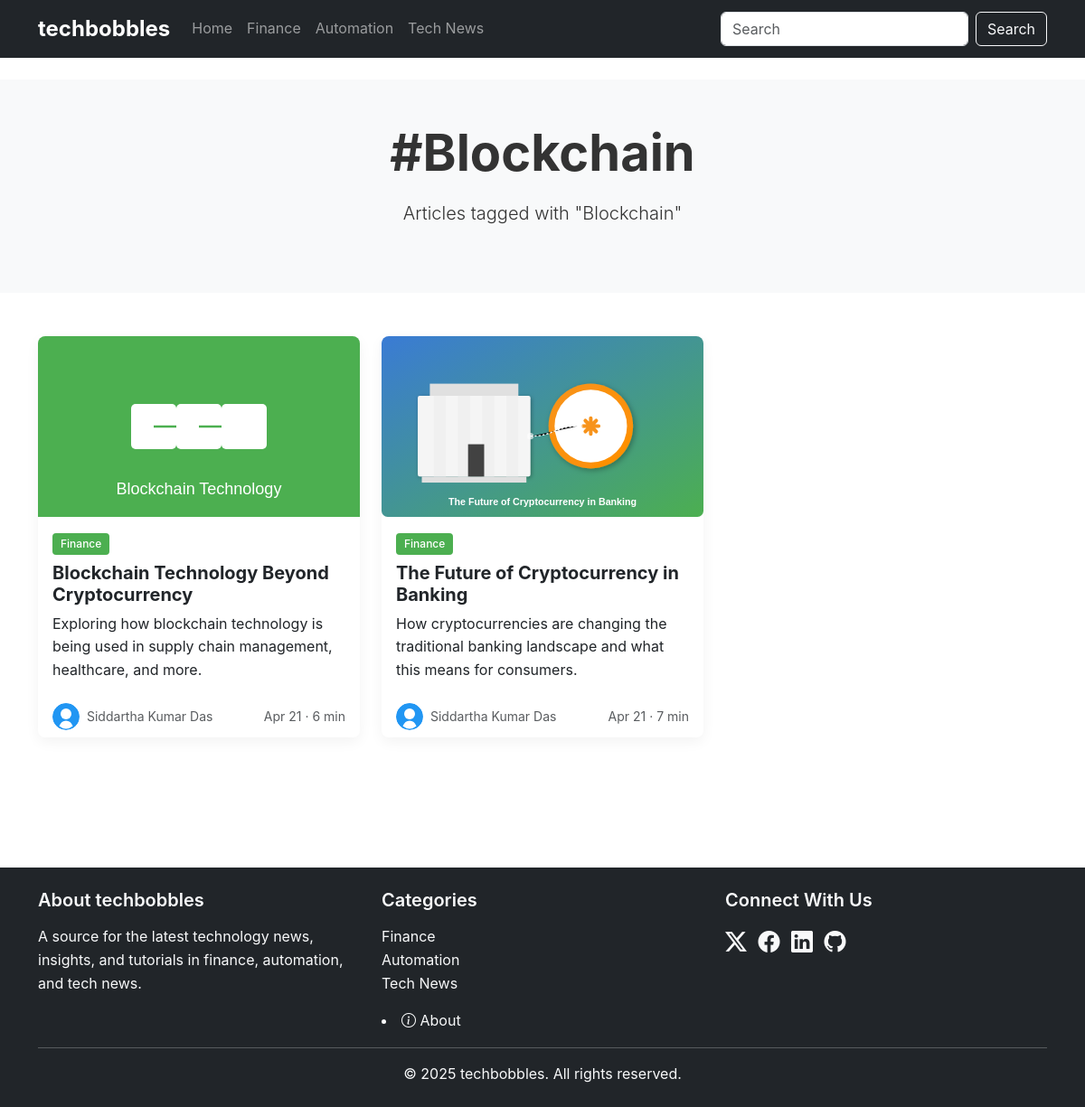
Page /topic/blockchain on the committed database.
### app.py (models this page shows)
class Category(db.Model):
    id = db.Column(db.Integer, primary_key=True)
    name = db.Column(db.String(50), nullable=False)
    slug = db.Column(db.String(50), unique=True, nullable=False)
    description = db.Column(db.String(200))
    color = db.Column(db.String(20))
    posts = db.relationship('Post', backref='category', lazy=True)

class Topic(db.Model):
    id = db.Column(db.Integer, primary_key=True)
    name = db.Column(db.String(50), nullable=False)
    slug = db.Column(db.String(50), unique=True, nullable=False)

class Post(db.Model):
    id = db.Column(db.Integer, primary_key=True)
    title = db.Column(db.String(200), nullable=False)
    slug = db.Column(db.String(200), unique=True, nullable=False)
    excerpt = db.Column(db.Text, nullable=False)
    content = db.Column(db.Text, nullable=False)
    publish_date = db.Column(db.DateTime, nullable=False, default=datetime.utcnow)
    read_time = db.Column(db.Integer, default=5)
    featured = db.Column(db.Boolean, default=False)
    featured_image = db.Column(db.String(200))
    category_id = db.Column(db.Integer, db.ForeignKey('category.id'), nullable=False)
    author_id = db.Column(db.Integer, db.ForeignKey('author.id'), nullable=False)
    topics = db.relationship('Topic', secondary='post_topics', backref=db.backref('posts', lazy='dynamic'))

class Author(db.Model):
    id = db.Column(db.Integer, primary_key=True)
    name = db.Column(db.String(100), nullable=False)
    email = db.Column(db.String(100), unique=True, nullable=False)
    bio = db.Column(db.Text)
    avatar = db.Column(db.String(200))
    posts = db.relationship('Post', backref='author', lazy=True)

### app.py (the view)
@app.route('/topic/<slug>')
def topic(slug):
    topic = Topic.query.filter_by(slug=slug).first_or_404()
    posts = topic.posts.order_by(Post.publish_date.desc()).all()
    return render_template('topic.html',
                           topic=topic,
                           posts=posts)

### app.py (called while the page is built)
@app.context_processor
def inject_now():
    return {'now': datetime.utcnow()}

@app.context_processor
def inject_categories():
    return {'categories': Category.query.all()}

### templates/topic.html (shortened to what this page needs)
{% extends 'base.html' %}
{% block content %}
<section class="py-5 bg-light">
    <div class="container">
        <div class="row justify-content-center">
            <div class="col-md-8 text-center">
                <h1 class="display-4 fw-bold mb-3">#{{ topic.name }}</h1>
                <p class="lead mb-4">Articles tagged with "{{ topic.name }}"</p>
            </div>
        </div>
    </div>
</section>
<section class="py-5">
    <div class="container">
        <div class="row">
            {% for post in posts %}
            <div class="col-md-6 col-lg-4 mb-4">
                <div class="card post-card h-100">
                    <img src="{{ post.featured_image }}" class="card-img-top" alt="{{ post.title }}">
                    <div class="card-body">
                        <div class="mb-2">
                            <span class="badge" style="background-color: {{ post.category.color }}">{{ post.category.name }}</span>
                        </div>
                        <h5 class="card-title">{{ post.title }}</h5>
                        <p class="card-text">{{ post.excerpt | truncate(120) }}</p>
                    </div>
                    <div class="card-footer bg-white border-0">
                        <div class="d-flex justify-content-between align-items-center">
                            <div class="d-flex align-items-center">
                                <img src="{{ post.author.avatar }}" alt="{{ post.author.name }}" class="rounded-circle me-2" width="30" height="30">
                                <small class="text-muted">{{ post.author.name }}</small>
                            </div>
                            <small class="text-muted">{{ post.publish_date.strftime('%b %d') }} · {{ post.read_time }} min</small>
                        </div>
                    </div>
                </div>
            </div>
            {% endfor %}
        </div>
    </div>
</section>
{% endblock %}

### templates/base.html (shortened to what this page needs)
<!DOCTYPE html>
<html lang="en">
<head>
    <link href="https://cdn.jsdelivr.net/npm/bootstrap@5.3.2/dist/css/bootstrap.min.css" rel="stylesheet">
    <link rel="stylesheet" href="https://cdn.jsdelivr.net/npm/bootstrap-icons@1.11.0/font/bootstrap-icons.css">
    <link rel="stylesheet" href="{{ url_for('static', filename='css/styles.css') }}">
</head>
<body>
    <header class="site-header">
        <nav class="navbar navbar-expand-lg navbar-dark bg-dark">
            <div class="container">
                <a class="navbar-brand" href="{{ url_for('home') }}">techbobbles</a>
                <div class="collapse navbar-collapse" id="navbarNav">
                    <ul class="navbar-nav me-auto">
                        <li class="nav-item">
                            <a class="nav-link" href="{{ url_for('home') }}">Home</a>
                        </li>
                        {% for cat in categories %}
                        <li class="nav-item">
                            <a class="nav-link" href="{{ url_for('category', slug=cat.slug) }}">{{ cat.name }}</a>
                        </li>
                        {% endfor %}
                    </ul>
                    <form class="d-flex" role="search" method="get" action="{{ url_for('search') }}">
                        <input class="form-control me-2" type="search" name="q" placeholder="Search" required>
                        <button class="btn btn-outline-light" type="submit">Search</button>
                    </form>
                </div>
            </div>
        </nav>
    </header>
    <main class="py-4">
        {% block content %}{% endblock %}
    </main>
    <footer class="bg-dark text-light py-4 mt-5">
        <div class="container">
            <div class="row">
                <div class="col-md-4">
                    <h5>About techbobbles</h5>
                    <p>A source for the latest technology news, insights, and tutorials in finance, automation, and tech news.</p>
                </div>
                <div class="col-md-4">
                    <h5>Categories</h5>
                    <ul class="list-unstyled">
                        {% for cat in categories %}
                        <li><a href="{{ url_for('category', slug=cat.slug) }}" class="text-light">{{ cat.name }}</a></li>
                        {% endfor %}
                    </ul>
                    <li class="mt-2">
                        <a href="{{ url_for('about') }}" class="text-light">
                            <i class="bi bi-info-circle"></i> About
                        </a>
                    </li>
                </div>
                <div class="col-md-4">
                    <h5>Connect With Us</h5>
                    <div class="social-icons">
                        <a href="https://x.com/vicidas" class="text-light me-2"><i class="bi bi-twitter-x"></i></a>
                        <a href="https://www.facebook.com/siddartha.das" class="text-light me-2"><i class="bi bi-facebook"></i></a>
                        <a href="https://www.linkedin.com/in/siddartha-das-0973544a/" class="text-light me-2"><i class="bi bi-linkedin"></i></a>
                        <a href="https://github.com/siddartha1192/Siddartha" class="text-light"><i class="bi bi-github"></i></a>
                    </div>
                </div>
            </div>
            <hr>
            <p class="text-center mb-0">&copy; {{ now.year }} techbobbles. All rights reserved.</p>
        </div>
    </footer>
</body>
</html>

### static/css/styles.css (style rules this page uses)
:root { --finance-color: #4CAF50; --automation-color: #2196F3; --tech-news-color: #9C27B0; }
body { font-family: 'Inter', -apple-system, BlinkMacSystemFont, 'Segoe UI', Roboto, Oxygen, Ubuntu, Cantarell, 'Open Sans', 'Helvetica Neue', sans-serif; color: #333; line-height: 1.6; padding: 0px; }
a { text-decoration: none; color: #0066cc; transition: color 0.2s; }
.navbar-brand { font-weight: 700; font-size: 1.5rem; }
.post-card { transition: transform 0.3s; box-shadow: 0 5px 15px rgba(0, 0, 0, 0.05); border: none; border-radius: 0.5rem; overflow: hidden; padding: 0px; }
.post-card .card-img-top { height: 200px; object-fit: cover; }
.post-card .card-title { font-weight: 700; }
.post-card .badge { font-weight: 500; }
footer { margin-top: 3rem; }
footer h5 { font-weight: 600; margin-bottom: 1rem; }
.social-icons a { font-size: 1.5rem; margin-right: 1rem; }
.badge { padding: 0.5em 0.75em; font-weight: 500; border-radius: 0.25rem; color: white; }

### rows in the picture
Category: name "Finance"
Category: name "Automation"
Category: name "Tech News"
Topic: name "Blockchain"
Post: featured_image (picture), category.name "Finance", title "Blockchain Technology Beyond Cryptocurrency", excerpt "Exploring how blockchain technology is being used in supply chain management, healthcare, and more.", author.avatar (picture), author.name "Siddartha Kumar Das", publish_date "Apr 21", read_time "6"
Post: featured_image (picture), category.name "Finance", title "The Future of Cryptocurrency in Banking", excerpt "How cryptocurrencies are changing the traditional banking landscape and what this means for consumers.", author.avatar (picture), author.name "Siddartha Kumar Das", publish_date "Apr 21", read_time "7"
